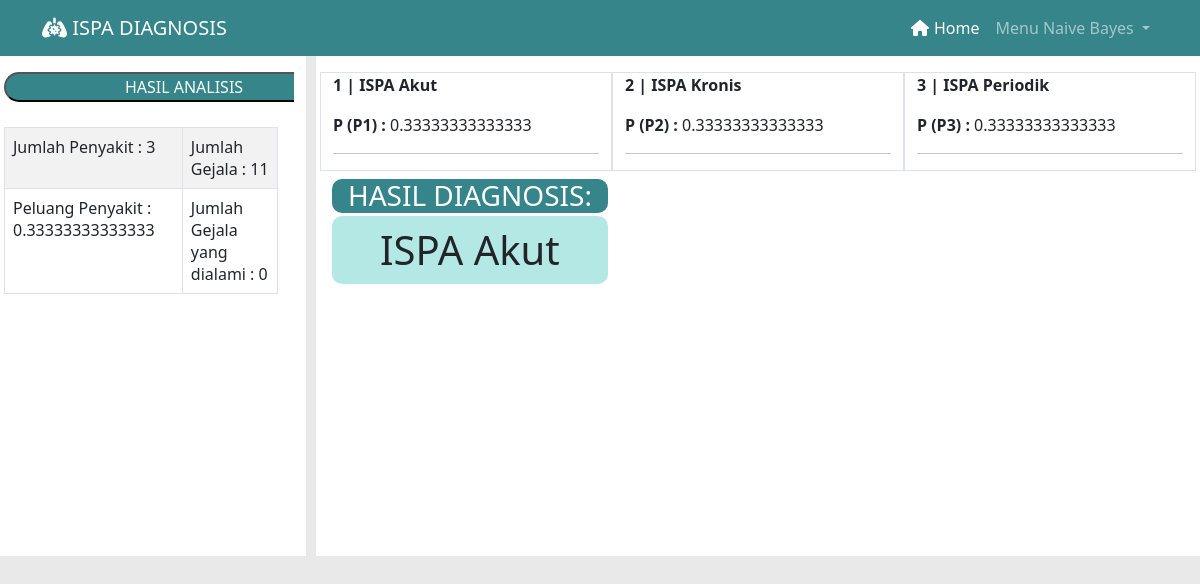
Screenshot of /proses.php with the database file from the repository.
### tables this page shows
CREATE TABLE `penyakit` (
  `no` int NOT NULL,
  `id_penyakit` varchar(50) NOT NULL,
  `nama_penyakit` varchar(50) NOT NULL,
  `id_gejala` varchar(50) NOT NULL
);

### proses.php (the view, shortened to what this page needs)
<?php
include 'koneksi.php';
?>
<html lang="en">
<head>
    <link href="https://cdn.jsdelivr.net/npm/bootstrap@5.2.3/dist/css/bootstrap.min.css" rel="stylesheet"
>
    <link rel="stylesheet" href="https://cdnjs.cloudflare.com/ajax/libs/font-awesome/6.2.1/css/all.min.css">
</head>
<body>
    <nav class="navbar navbar-expand-lg navbar-dark" style="background-color: #35858B;">
        <div class="container">
            <a class="navbar-brand" href="index.php"><i class="fa-solid fa-lungs-virus"></i> ISPA DIAGNOSIS</a>
            <div class="collapse navbar-collapse" id="navbarNavAltMarkup">
                <ul class="navbar-nav ms-auto">
                    <li class="nav-item">
                        <a class="nav-link active" aria-current="page" href="index.php"><i class="fa-solid fa-house"
                                style="margin-right:5px ;"></i>Home</a>
                    </li>
                    <li class="nav-item dropdown">
                        <a class="nav-link dropdown-toggle" href="#" role="button" data-bs-toggle="dropdown"
                            aria-expanded="false">
                            Menu Naive Bayes
                        </a>
                    </li>
                </ul>
            </div>
        </div>
    </nav <div class="container">
    <div class="row">
        <div class="col-lg-3 bg-white p-3">
            <a href="prediksi.php" class="text-center w-100"><button style="background-color: #35858B; color: white; width: 360px; border-radius: 20px;">HASIL
                    ANALISIS</button></a>
            <div class="d-flex flex-column gap-1" style="margin-top: 25px;">
                <?php
                    $query_penyakit = mysqli_query($koneksi, "SELECT COUNT(id_penyakit) AS jumlah_penyakit FROM penyakit");
                    $query_gejala = mysqli_query($koneksi, "SELECT COUNT(id_gejala) AS jumlah_gejala FROM gejala");
                    $result_penyakit = mysqli_fetch_assoc($query_penyakit);
                    $result_gejala = mysqli_fetch_assoc($query_gejala);
                    $JmlPenyakit = $result_penyakit['jumlah_penyakit'];
                    $JmlGejala = $result_gejala['jumlah_gejala'];
                    $PeluangPenyakit = 1 / $JmlPenyakit;
                    $i = 0;
                    echo '<table class="table table-striped table-bordered">';
                    echo '<tr><td>Jumlah Penyakit : ' . $JmlPenyakit . '</td>';
                    echo '<td>Jumlah Gejala : ' . $JmlGejala . '</td></tr>';
                    echo '<tr><td>Peluang Penyakit : ' . $PeluangPenyakit . '</td>';
                    echo '<td>Jumlah Gejala yang dialami : ' . $i . '</td></tr></table>';
                    ?>
            </div>
        </div>
        <div class="col-lg-9 bg-white d-flex" style="min-height: 500px;">
            <div style="background-color: rgb(233, 233, 233); width: 10px;"></div>
            <div class="p-3 w-100 h-100">
                <?php
                    $query_data = mysqli_query($koneksi, "SELECT id_penyakit, nama_penyakit,id_gejala FROM penyakit ORDER BY id_penyakit");
                    $result_query = mysqli_num_rows($query_data);
                    echo '<div class="row">';
                    $PeluangPenyakit = 1 / $JmlPenyakit;
                    $Total = array();
                    for ($a = 0; $a < $result_query; $a++) {
                        $DataPenyakit = mysqli_fetch_assoc($query_data);
                        echo '<div class="col-sm-4 border">
                            <div class="thumbnail">';
                        echo '<p style="margin-top:0px;"><b>' . ($a + 1) . ' | ' . $DataPenyakit['nama_penyakit'] . '</b></p>';
                        $P = 1;
                        $Total[$a]['Probabilitas'] = $P * $PeluangPenyakit;
                        $Total[$a]['id_penyakit'] = $DataPenyakit['id_penyakit'];
                        $Total[$a]['nama_penyakit'] = $DataPenyakit['nama_penyakit'];
                        echo '<p><b>P (' . $Total[$a]['id_penyakit'] . ') : </b>' . $Total[$a]['Probabilitas'] . '</p>';
                        echo '<hr>';
                        echo '</div></div>';
                    }
                    $prob = array();
                    foreach ($Total as $key => $row) {
                        $prob[$key] = $row['Probabilitas'];
                    }
                    array_multisort($prob, SORT_DESC, $Total);
                    $NBPenyakit = array($Total[0]['id_penyakit'], $Total[0]['nama_penyakit']);
                    ?>
                <div class="bg-white mt-2" style="height:150px; width:300px; border-radius:10px;">
                    <h3 style="text-align: center; border-radius:10px; background-color: #35858B; color: white;">HASIL DIAGNOSIS:
                    </h3>
                    <h1
                        style="padding: 10px;border-radius:10px; margin-top:-5px; text-align: center; background-color: #B3E8E5;">
                        <?php echo $NBPenyakit[1] ?>
                    </h1>
                </div>
            </div>
        </div>
    </div>
    </div>
</body>
</html>

### proses.php (style rules this page uses)
body { background-color: rgb(233, 233, 233); box-sizing: border-box; }

### rows the page displays
penyakit: nama_penyakit "ISPA Akut", id_penyakit "P1", Probabilitas "0.33333333333333"
penyakit: nama_penyakit "ISPA Kronis", id_penyakit "P2", Probabilitas "0.33333333333333"
penyakit: nama_penyakit "ISPA Periodik", id_penyakit "P3", Probabilitas "0.33333333333333"

### other values shown
$JmlPenyakit "3"
$JmlGejala "11"
$PeluangPenyakit "0.33333333333333"
$i "0"
